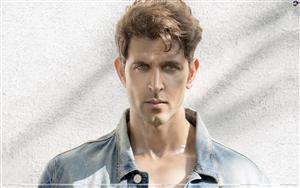
#> input picture hri.jpg, 300 x 188 px, given as the content of the folder rive/Desktop/CETPA ML/ML Project Face Recognition/Train Img/, which was not available
$ python 'Face Recognition Project.py'
#> lines starting #> are read from the running program, lines starting #| are printed output that depends on the picture; after the words box and inside, x2 and y2 are one past the last pixel; in counts of white or black regions, pixels touching at a corner belong together; pictures that were not available may be replaced by others from this repository, and a replacement may not be noted
# -*- coding: utf-8 -*-
"""
Created on Wed Jan  6 15:08:20 2021

@author: Shrey Aggarwal
"""

import cv2
import numpy as np
from os import listdir
from os.path import isfile,join

data_path ='C:\\Users\\91701\\OneDrive\\Desktop\\CETPA ML\\ML Project Face Recognition\\Train Img\\'
onlyfiles = [f for f in listdir(data_path) if isfile(join(data_path,f))]

Training_Data,Labels = [],[]
for i, files in enumerate(onlyfiles):
    image_path = data_path + onlyfiles[i]
    images = cv2.imread(image_path,cv2.IMREAD_GRAYSCALE)
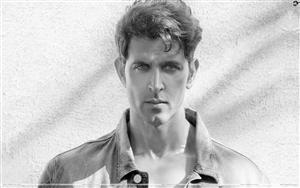
#> images: shape (188, 300); min 0, max 255, mean 199
#> further down, frame is the input picture: shape (188, 300, 3); mean B, G, R 192.8, 197.9, 203.6
    Training_Data.append(np.asarray(images,dtype=np.uint8))
    Labels.append(i)

Labels = np.asarray (Labels,dtype = np.int32)

model = cv2.face.LBPHFaceRecognizer_create()

model.train(np.asarray(Training_Data),np.asarray(Labels))

print("Model training Completed")

face_classifier = cv2.CascadeClassifier("haarcascade_frontalface_default.xml")

def face_detector(img,size = 0.5):
#> called with size = 0.5
    gray = cv2.cvtColor(img,cv2.COLOR_BGR2GRAY)
    faces = face_classifier.detectMultiScale(gray,1.3,5)
#> faces = [[116, 38, 81, 81]]

    if faces is():
        return img,[]

    for(x,y,w,h) in faces:
        cv2.rectangle(img,(x,y),(x+w,y+h),(0,255,255),2)
        roi = img[y:y+h,x:x+w]
        roi = cv2.resize(roi,(200,200))
#> this loop made 1 pass
#> pass 1, in face_detector, `roi = img[y:y+h,x:x+w]`:
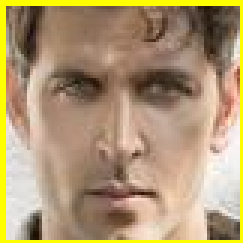
#> roi: shape (81, 81, 3) (shown 3 times larger); mean B, G, R 115.1, 150.9, 174.6
#> pass 1, in face_detector, `roi = cv2.resize(roi,(200,200))`:
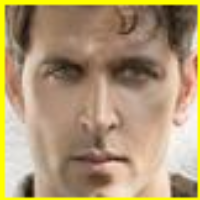
#> roi: shape (200, 200, 3); mean B, G, R 115, 150.8, 174.5
#> after the loop:
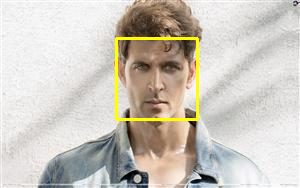
#> img: shape (188, 300, 3); 1.72% of pixels changed, all inside (x1, y1, x2, y2) = (115, 37, 199, 121)

    return img,roi

cap = cv2.VideoCapture(0)
while True:
    ret,frame = cap.read()

    image,face = face_detector(frame)

    try:
        face = cv2.cvtColor(face,cv2.COLOR_BGR2GRAY)
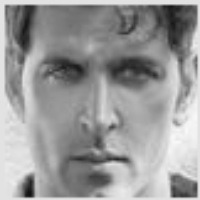
#> face: shape (200, 200); min 17, max 250, mean 153.8
        result = model.predict(face)
#> result = (0, 101.8)

        if result[1]<200:
            confidence = int(100*(1-(result[1])/300))
#> confidence = 66
            display_string = str(confidence)+'% confident is is user'
#> display_string = '66% confident is is user'
        cv2.putText(image,display_string,(100,120),cv2.FONT_HERSHEY_COMPLEX,1,(250,120,255),2)
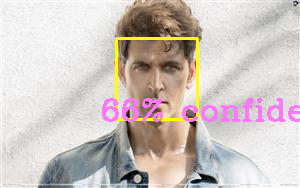
#> image: shape (188, 300, 3); 3.15% of pixels changed, all inside (x1, y1, x2, y2) = (102, 98, 300, 122)

        if confidence>80:
            cv2.putText(image,"Unlocked",(255,450),cv2.FONT_HERSHEY_COMPLEX_SMALL,1,(0,255,0),2)
            cv2.imshow('Face Croper', image)

        else:
            cv2.putText(image,"Locked",(255,450),cv2.FONT_HERSHEY_COMPLEX,1,(0,0,255),2)
            cv2.imshow('Face Croper', image)

    except:
        cv2.putText(image,"Face not Found",(255,450),cv2.FONT_HERSHEY_COMPLEX,1,(255,0,0),2)

        cv2.imshow('Face Croper', image)
        pass

    if cv2.waitKey(1)==13:
#> (key Esc is pressed here)
        break
